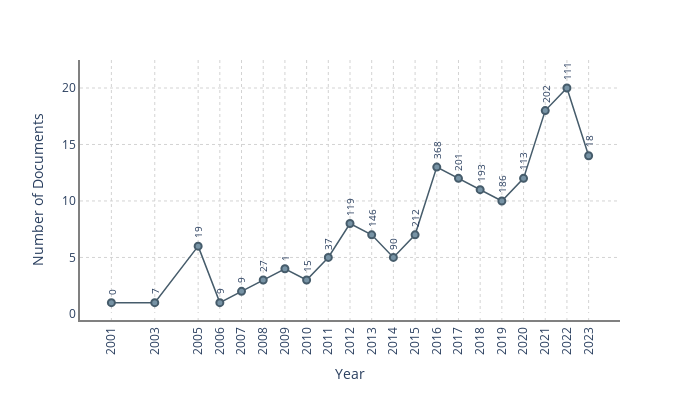

Notebook code cell kept with this figure:
### Code cell
from techminer2.metrics import trend_metrics

metrics = trend_metrics(
    #
    # TABLE PARAMS:
    selected_columns=[
        "OCC",
        "global_citations",
        "mean_global_citations",
        "mean_global_citations_per_year",
    ],
    #
    # CHART PARAMS:
    metric_to_plot="OCC",
    auxiliary_metric_to_plot="global_citations",
    title=None,
    year_label=None,
    metric_label="Number of Documents",
    textfont_size=10,
    marker_size=7,
    line_width=1.5,
    yshift=6,
    #
    # DATABASE PARAMS:
    root_dir="./",
    database="main",
    year_filter=(None, None),
    cited_by_filter=(None, None),
)

metrics.fig_.update_layout(width=700, height=400).show()

### Figure 1 — Plotly figure (JSON) as saved in the notebook; plotly's stock layout.template omitted (floating-point values rounded to 4 significant figures)
{"data": [{"customdata": [[0, 0, 0], [7, 7, 0.33], [19, 3.167, 0.17], [9, 9, 0.5], [9, 4.5, 0.26], [27, 9, 0.56], [1, 0.25, 0.02], [15, 5, 0.36], [37, 7.4, 0.57], [119, 14.88, 1.24], [146, 20.86, 1.9], [90, 18, 1.8], [212, 30.29, 3.37], [368, 28.31, 3.54], [201, 16.75, 2.39], [193, 17.55, 2.92], [186, 18.6, 3.72], [113, 9.417, 2.35], [202, 11.22, 3.74], [111, 5.55, 2.78], [18, 1.286, 1.29]], "hovertemplate": "year=%{x}<br>OCC=%{y}<br>Global Citations=%{customdata[0]}<br>Mean Global Citations=%{customdata[1]}<br>Mean Global Citations Per Year=%{customdata[2]}<extra></extra>", "legendgroup": "", "line": {"color": "#465c6b", "dash": "solid", "width": 1.5}, "marker": {"color": "#7793a5", "line": {"color": "#465c6b", "width": 2}, "size": 7, "symbol": "circle"}, "mode": "lines+markers", "name": "", "orientation": "v", "showlegend": false, "type": "scatter", "x": [2001, 2003, 2005, 2006, 2007, 2008, 2009, 2010, 2011, 2012, 2013, 2014, 2015, 2016, 2017, 2018, 2019, 2020, 2021, 2022, 2023], "xaxis": "x", "y": [1, 1, 6, 1, 2, 3, 4, 3, 5, 8, 7, 5, 7, 13, 12, 11, 10, 12, 18, 20, 14], "yaxis": "y"}], "layout": {"annotations": [{"font": {"size": 10}, "showarrow": false, "text": "0", "textangle": -90, "x": 2001, "y": 1, "yanchor": "bottom", "yshift": 6}, {"font": {"size": 10}, "showarrow": false, "text": "7", "textangle": -90, "x": 2003, "y": 1, "yanchor": "bottom", "yshift": 6}, {"font": {"size": 10}, "showarrow": false, "text": "19", "textangle": -90, "x": 2005, "y": 6, "yanchor": "bottom", "yshift": 6}, {"font": {"size": 10}, "showarrow": false, "text": "9", "textangle": -90, "x": 2006, "y": 1, "yanchor": "bottom", "yshift": 6}, {"font": {"size": 10}, "showarrow": false, "text": "9", "textangle": -90, "x": 2007, "y": 2, "yanchor": "bottom", "yshift": 6}, {"font": {"size": 10}, "showarrow": false, "text": "27", "textangle": -90, "x": 2008, "y": 3, "yanchor": "bottom", "yshift": 6}, {"font": {"size": 10}, "showarrow": false, "text": "1", "textangle": -90, "x": 2009, "y": 4, "yanchor": "bottom", "yshift": 6}, {"font": {"size": 10}, "showarrow": false, "text": "15", "textangle": -90, "x": 2010, "y": 3, "yanchor": "bottom", "yshift": 6}, {"font": {"size": 10}, "showarrow": false, "text": "37", "textangle": -90, "x": 2011, "y": 5, "yanchor": "bottom", "yshift": 6}, {"font": {"size": 10}, "showarrow": false, "text": "119", "textangle": -90, "x": 2012, "y": 8, "yanchor": "bottom", "yshift": 6}, {"font": {"size": 10}, "showarrow": false, "text": "146", "textangle": -90, "x": 2013, "y": 7, "yanchor": "bottom", "yshift": 6}, {"font": {"size": 10}, "showarrow": false, "text": "90", "textangle": -90, "x": 2014, "y": 5, "yanchor": "bottom", "yshift": 6}, {"font": {"size": 10}, "showarrow": false, "text": "212", "textangle": -90, "x": 2015, "y": 7, "yanchor": "bottom", "yshift": 6}, {"font": {"size": 10}, "showarrow": false, "text": "368", "textangle": -90, "x": 2016, "y": 13, "yanchor": "bottom", "yshift": 6}, {"font": {"size": 10}, "showarrow": false, "text": "201", "textangle": -90, "x": 2017, "y": 12, "yanchor": "bottom", "yshift": 6}, {"font": {"size": 10}, "showarrow": false, "text": "193", "textangle": -90, "x": 2018, "y": 11, "yanchor": "bottom", "yshift": 6}, {"font": {"size": 10}, "showarrow": false, "text": "186", "textangle": -90, "x": 2019, "y": 10, "yanchor": "bottom", "yshift": 6}, {"font": {"size": 10}, "showarrow": false, "text": "113", "textangle": -90, "x": 2020, "y": 12, "yanchor": "bottom", "yshift": 6}, {"font": {"size": 10}, "showarrow": false, "text": "202", "textangle": -90, "x": 2021, "y": 18, "yanchor": "bottom", "yshift": 6}, {"font": {"size": 10}, "showarrow": false, "text": "111", "textangle": -90, "x": 2022, "y": 20, "yanchor": "bottom", "yshift": 6}, {"font": {"size": 10}, "showarrow": false, "text": "18", "textangle": -90, "x": 2023, "y": 14, "yanchor": "bottom", "yshift": 6}], "height": 400, "legend": {"tracegroupgap": 0}, "margin": {"t": 60}, "paper_bgcolor": "white", "plot_bgcolor": "white", "width": 700, "xaxis": {"anchor": "y", "autorange": true, "domain": [0, 1], "gridcolor": "lightgray", "griddash": "dot", "linecolor": "gray", "linewidth": 2, "range": [2000.0, 2024.0], "tickangle": -90, "tickmode": "array", "tickvals": [2001, 2003, 2005, 2006, 2007, 2008, 2009, 2010, 2011, 2012, 2013, 2014, 2015, 2016, 2017, 2018, 2019, 2020, 2021, 2022, 2023], "title": {"text": "Year"}, "type": "linear"}, "yaxis": {"anchor": "x", "autorange": true, "domain": [0, 1], "gridcolor": "lightgray", "griddash": "dot", "linecolor": "gray", "linewidth": 2, "range": [-0.5453, 22.58], "title": {"text": "Number of Documents"}, "type": "linear"}}}
